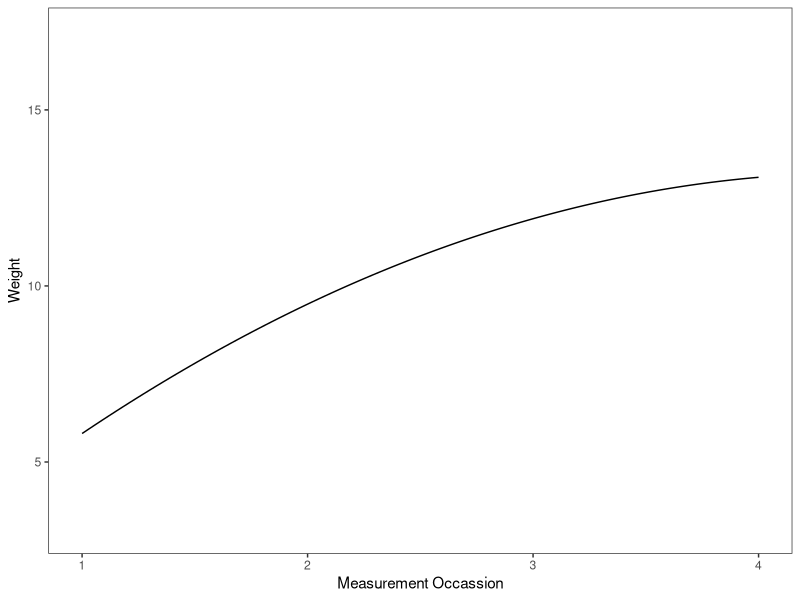

R code for this plot:
##### This lab reviews growth models, and demonstrates different L1 error structures.
##### It also introduces 3-level models.
##### Value-added bonus: reading .txt files is included in the 3-level model portion.
##### The data files are wgt.dat and hw3a.txt


#### LOAD PACKAGES ####

library(foreign) 	# reads data
library(ggplot2)	# plotting
library(psych)		# descriptives by group
library(nlme)		# run models; 
					# nlme offers a lot of flexibility with error structures 
					# lme4 does not allow you to change L1 error structures


##### GROWTH MODELS 2.0 #####
##### How does weight change with age in babies? #####

#### GET DATA ####

# These analyses uses the "wgt.dta" data file, which has "5" timepoints 

wgt<-read.dta("wgt.dta", convert.factors=T)
head(wgt)



#### CODING TIME ####

## Notice that there are two variables that code for time:
##	"occ" is a fixed value from 1:5 that codes the measurement occassion
##  "age" is the participant's actual age in years (all are ~ 6wks old @ T1, so these are fractional values)

# Examine the variability in age at each timepoint:

describeBy(wgt$age,wgt$occ)

# There are only 3 participants who have 5 timepoints. Let's get rid of them.

wgt<-wgt[wgt$occ<5,] # keep all the rows of wgt in which the occ value is less than 5

# Examine means again to make sure your subsetting worked:

describeBy(wgt$age,wgt$occ)

## Center Time:

# There's quite a bit of variability in the starting ages. 
# So, in real life, we'd want to use age as our time variable (instead of occasion), 
# since we're interested in changes associated with age.
# But! We'll eventually be estimating unstructured and heterogenous L1 error structures,
# which would try to give us a variance for EVERY age in our dataset.
# Those models won't converge, so we'll use measurement occassion as our time variable.

wgt$occ_c<-wgt$occ-1

## Compute Polynomials:

# Because we only have 4 timepoints, we'll just look at the quadratic effect.

wgt$occ_c2<-wgt$occ_c^2



#### DEFAULT (HOMOGENOUS) POLYNOMIAL GROWTH MODELS ####

## Unconditonal Means Model:

mod1<-lme(weight~1, random=~1|id, na.action=na.exclude, data=wgt)
summary(mod1)

## Unconditional Linear Growth:

mod2<-lme(weight~occ_c, random=~occ_c|id, na.action=na.exclude, data=wgt, control=list(opt="optim"))
summary(mod2)

## Compare:
anova(mod1,mod2)

# this will give you output, but will yell about REML comparisons.
# if you want to re-run the models with ML, add the command method="ML" to your equation:
mod1a<-update(mod1,method="ML")
mod2a<-update(mod2,method="ML")
anova(mod1a,mod2a)



## Unconditional Linear + Quadratic Growth:

mod3<-lme(weight~occ_c+occ_c2, random=~occ_c|id, na.action=na.exclude, data=wgt, control=list(opt="optim"))
summary(mod3)

## Compare:
# Note that we've only added a fixed quadratic effect
# We haven't changed the random effects
anova(mod2,mod3)



## Unconditional Linear + Quadratic Growth w/ Random Slopes:

mod4<-lme(weight~occ_c+occ_c2, random=~occ_c+occ_c2|id, na.action=na.exclude, data=wgt, control=list(opt="optim"))
summary(mod4)

## Compare:

anova(mod3,mod4)


## Plot the final model:

mod4est<-fixef(mod4)

# mod4est[1] = intercept
# mod4est[2] = occ_c
# mod4est[3] = occ_c2

# define the function of the curve based on the fixed effects:
linquad= function(x){
	mod4est[1] + mod4est[2]*(x)  + mod4est[3]*(x^2)
	}


# Dataset to define the x-axis [time= 0, 1, 2, 3]
tmp <- data.frame(x= min(wgt$occ_c) : max(wgt$occ_c) )

# set the base model:
fit <- ggplot(data=tmp, aes(x))

fit +  
	stat_function(fun=linquad) +     # plot the function
   	theme_bw() +
   	theme(panel.grid.major = element_blank(), 
		  panel.grid.minor = element_blank()) +
    scale_x_continuous(breaks=c(0, 1, 2, 3), 
    	  labels=c("1", "2", "3", "4"), "Measurement Occassion") +  # define and label the x axis
	scale_y_continuous(limits = c(min(wgt$weight), max(wgt$weight)), # define and label the y axis to be within range
	                   "Weight") +
	theme(legend.position="none")





#### CHANGE L1 ERROR STRUCTURE ####

### The default in nlme/lme4 is to estimate a single variance @ L1 and no L1 covariances.
### Because we have the same people (L2) providing measurements at different times (L1),
### this assumption of homogeneity is likely to be violated.
### nlme has you mess with the covariances (correlation=) and the variances (varFunc) separately.

## Unstructured L1:

# This structure freely estimates all of the covariances and variances.

mod4.unst<-lme(weight~occ_c+occ_c2, random=~occ_c+occ_c2|id, na.action=na.exclude, data=wgt, control=list(opt="optim"), 
correlation=corSymm(),  # specify unrestricted covariances
weights=varIdent(form=~1|occ_c)) # estimate a separate variance for each occassion 

# Alternate specification using update():

mod4.unst<-update(mod4,correlation=corSymm(), weights=varIdent(form=~1|occ_c))

summary(mod4.unst)

## AR1 L1 Structure:

# This structure estimates a single variance (so we don't need to change the default),
# but estimates the covariances as a function of phi, which accounts for the 
# possibility that measurements closer together in time will be more highly correlated
# than measurements farther apart in time.

# For this to work properly, the data must be sorted by age.
wgt<-wgt[order(wgt$occ_c),]

mod4.AR<- mod5<-lme(weight~occ_c+occ_c2, random=~occ_c+occ_c2|id, na.action=na.exclude, data=wgt, control=list(opt="optim"), 
correlation=corAR1()) # this says the covariances are governed by an autoregressive structure

summary(mod4.AR)


mod3.AR<-lme(weight~occ_c+occ_c2, random=~occ_c|id, na.action=na.exclude, data=wgt, control=list(opt="optim"), 
correlation=corAR1()) # this says the covariances are governed by an autoregressive structure

summary(mod3.AR)

## Heterogenous L1 Structure:

# This structure allows for each variance to be estimated separately,
# but, like the default structure, the covariances are fixed to zero.
# NOTE: I removed the random effect of acceleration (occ_c2) to make this converge.

mod3.hetero<-lme(weight~occ_c+occ_c2, random=~occ_c|id, na.action=na.exclude, data=wgt, control=list(opt="optim"), 
weights=varIdent(form=~1|occ_c)) # estimate a separate variance for each occassion 

summary(mod3.hetero)


## Compare nested models:

# AR1 vs. homogenous:
anova(mod4, mod4.AR)
anova(mod3, mod3.AR)
# heterogenous vs. homogenous:
anova(mod3, mod3.hetero)


#######################################################

#### 3-LEVEL MODELS ####

### Read in the data:

data<-read.table("hw3a.txt",header=FALSE,
col.names=c("district","respondant","year","attitude","gender","age83","religpref"))


# check number of timepoints
summary(data$year)

# center time @ year 1
data$year_c<-data$year - 1.


### COMPARE 2- and 3-LEVEL MODELS 

## Unconditional Linear Growth: 2 level model

mod.2level<-lme(attitude~year_c, random=~ year_c |respondant, na.action=na.exclude, data=data)
summary(mod.2level)

## Unconditional Linear Growth: 3 level model

# the "/" in the random portion designates the nesting of the two factors
# the highest-level factor is listed first, so "district/respondant" specifies two random effects:
# respondant (L2) nested in district (L3) (time is L1)
# this is also what you'd do for a 3-level model in lme4

mod.3level<-lme(attitude~year_c, random=~ year_c |district/respondant, na.action=na.exclude, data=data)

# note that you now get two sets of random effects: one for district and one for respondent in district
# the fixed effects should be very close to what they were in the 2-level model
summary(mod.3level)

